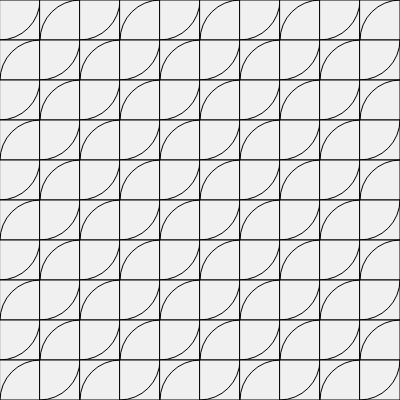
Frame 1 (no input)
Frame 2 (the mouse pressed at the canvas centre, redrawn once): identical to frame 1, image omitted

The p5.js sketch that drew this single still picture (run headless with seeded random() and noise() and a simulated clock; the mouse was pressed at the canvas centre and the sketch redrawn once):

// p5.js sketch
// ── sketch.js
function setup() {
  createCanvas(400, 400);
  background(220);
  noLoop();
}

function draw() {
  let size = 40;

  for (let y = 0; y < height; y += size) {
    for (let x = 0; x < width; x += size) {

      stroke(0);
      fill(240);
      rect(x, y, size, size);

      noFill();

      // alternate arc direction
      if ((x / size + y / size) % 2 == 0) {
        arc(x, y, size * 2, size * 2, 0, HALF_PI);
      } else {
        arc(x + size, y + size, size * 2, size * 2, PI, PI + HALF_PI);
      }
    }
  }
}
